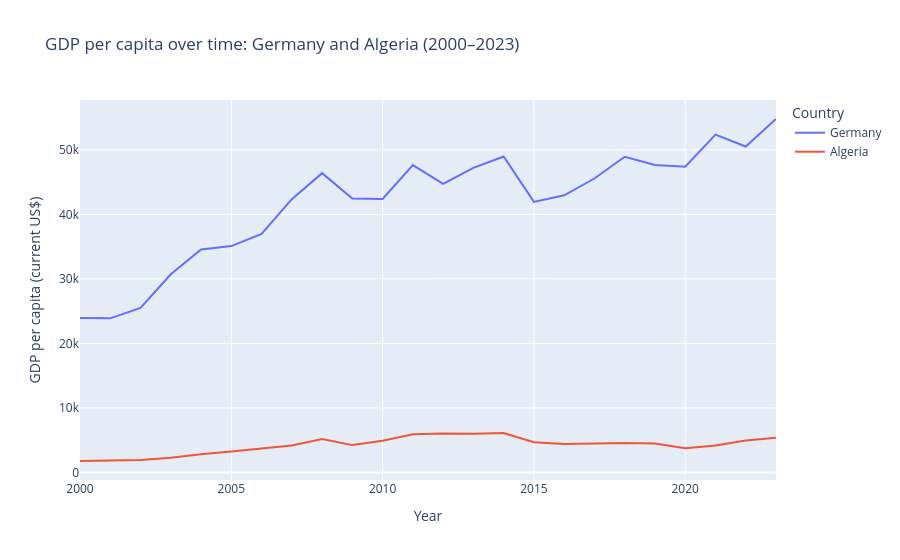

Write notebook code for a chart like this one.
### Markdown cell above
## 4. Interactive GDP trends: Germany (high income) and Algeria (developing)

### Code cell
trend = df.loc[df["ISO3"].isin(["DEU", "DZA"])].dropna(subset=["GDP_Per_Capita"])
line_chart = px.line(trend, x="Year", y="GDP_Per_Capita", color="Country",
                     title="GDP per capita over time: Germany and Algeria (2000–2023)",
                     labels={"GDP_Per_Capita": "GDP per capita (current US$)"},
                     hover_data={"Income_Group": True})
line_chart.update_layout(dragmode="pan", hovermode="x unified")
line_chart.write_html(OUT / "05_interactive_gdp.html", include_plotlyjs=True,
                      config={"scrollZoom": True, "displayModeBar": True})
line_chart.show(config={"scrollZoom": True})

### Figure 1 — Plotly figure (JSON) as saved in the notebook; plotly's stock layout.template omitted (floating-point values rounded to 4 significant figures)
{"data": [{"customdata": [["High income"], ["High income"], ["High income"], ["High income"], ["High income"], ["High income"], ["High income"], ["High income"], ["High income"], ["High income"], ["High income"], ["High income"], ["High income"], ["High income"], ["High income"], ["High income"], ["High income"], ["High income"], ["High income"], ["High income"], ["High income"], ["High income"], ["High income"], ["High income"]], "hovertemplate": "Country=Germany<br>Year=%{x}<br>GDP per capita (current US$)=%{y}<br>Income_Group=%{customdata[0]}<extra></extra>", "legendgroup": "Germany", "line": {"color": "#636efa", "dash": "solid"}, "marker": {"symbol": "circle"}, "mode": "lines", "name": "Germany", "orientation": "v", "showlegend": true, "type": "scatter", "x": [2000, 2001, 2002, 2003, 2004, 2005, 2006, 2007, 2008, 2009, 2010, 2011, 2012, 2013, 2014, 2015, 2016, 2017, 2018, 2019, 2020, 2021, 2022, 2023], "xaxis": "x", "y": [23930.0, 23880.0, 25490.0, 30710.0, 34570.0, 35080.0, 36980.0, 42350.0, 46380.0, 42470.0, 42400.0, 47630.0, 44720.0, 47210.0, 48960.0, 41930.0, 42950.0, 45550.0, 48920.0, 47660.0, 47390.0, 52350.0, 50510.0, 54780.0], "yaxis": "y"}, {"customdata": [["Upper middle income"], ["Upper middle income"], ["Upper middle income"], ["Upper middle income"], ["Upper middle income"], ["Upper middle income"], ["Upper middle income"], ["Upper middle income"], ["Upper middle income"], ["Upper middle income"], ["Upper middle income"], ["Upper middle income"], ["Upper middle income"], ["Upper middle income"], ["Upper middle income"], ["Upper middle income"], ["Upper middle income"], ["Upper middle income"], ["Upper middle income"], ["Upper middle income"], ["Upper middle income"], ["Upper middle income"], ["Upper middle income"], ["Upper middle income"]], "hovertemplate": "Country=Algeria<br>Year=%{x}<br>GDP per capita (current US$)=%{y}<br>Income_Group=%{customdata[0]}<extra></extra>", "legendgroup": "Algeria", "line": {"color": "#EF553B", "dash": "solid"}, "marker": {"symbol": "circle"}, "mode": "lines", "name": "Algeria", "orientation": "v", "showlegend": true, "type": "scatter", "x": [2000, 2001, 2002, 2003, 2004, 2005, 2006, 2007, 2008, 2009, 2010, 2011, 2012, 2013, 2014, 2015, 2016, 2017, 2018, 2019, 2020, 2021, 2022, 2023], "xaxis": "x", "y": [1773.0, 1896.0, 1937.0, 2284.0, 2817.0, 3233.0, 3661.0, 4167.0, 5181.0, 4235.0, 4913.0, 5916.0, 6034.0, 5980.0, 6095.0, 4685.0, 4425.0, 4555.0, 4577.0, 4468.0, 3744.0, 4161.0, 4960.0, 5370.0], "yaxis": "y"}], "layout": {"dragmode": "pan", "hovermode": "x unified", "legend": {"title": {"text": "Country"}, "tracegroupgap": 0}, "title": {"text": "GDP per capita over time: Germany and Algeria (2000–2023)"}, "xaxis": {"anchor": "y", "domain": [0.0, 1.0], "title": {"text": "Year"}}, "yaxis": {"anchor": "x", "domain": [0.0, 1.0], "title": {"text": "GDP per capita (current US$)"}}}}
